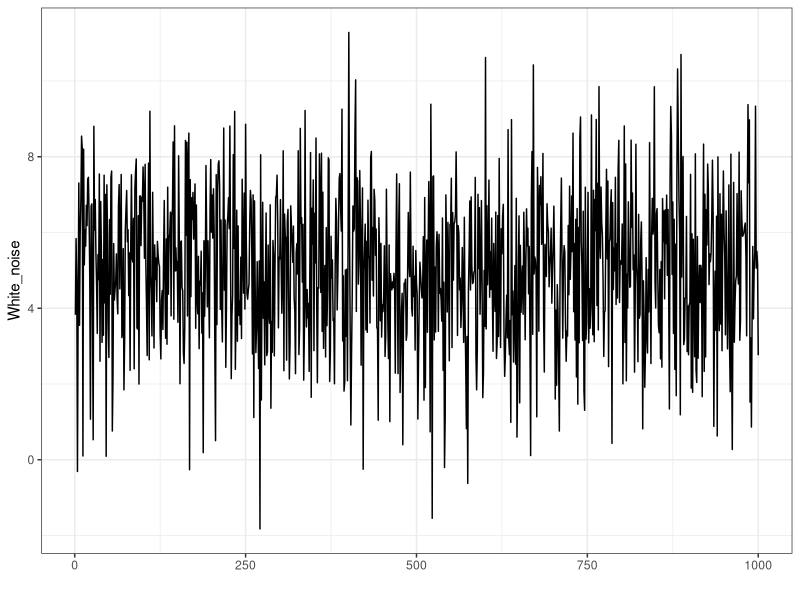

R code for this plot: (Note: this script raises an error after producing the figure.)
## ---- chunk 1
library(tidyverse)
## ---- chunk 2
# Сгенерируем временной ряд как реализацию нормального белого шума
ts_length <- 1000
ts_white_noise <- rnorm(n = ts_length, mean = 5, sd = 2)
df_white_noise <- tibble(
  Time = 1:ts_length,
  White_noise = ts_white_noise)
rm(ts_length)
## ---- chunk 3
plot_wn <- ggplot(df_white_noise, aes(x = Time, y = White_noise)) +
  geom_line() + 
  xlab("") + 
  theme_bw()
p
